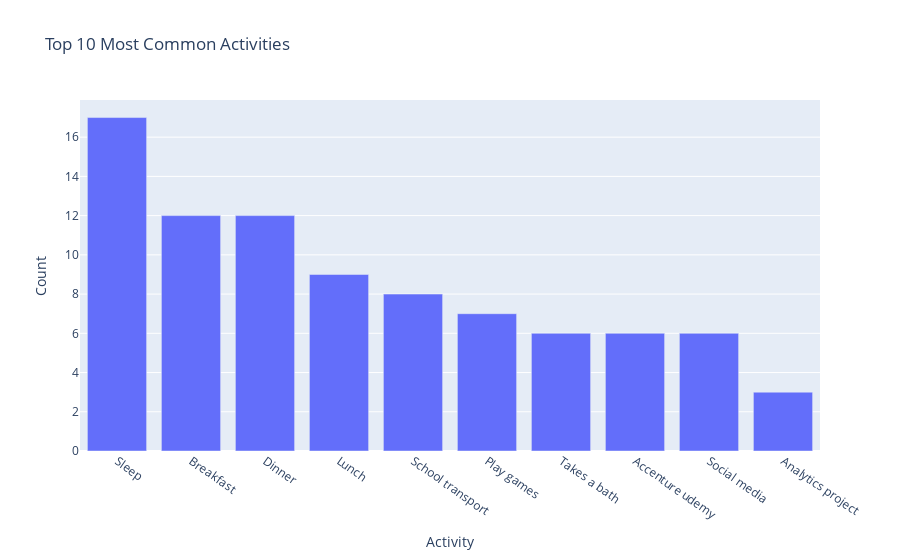

Notebook cell for this chart:
### Code cell
# Group by 'Activity Description' and count the occurrences
activity_counts = df['Activity Description'].value_counts().reset_index()

# Rename the columns for clarity
activity_counts.columns = ['Activity', 'Count']

# Select the top 10 most common activities
top_10_activities = activity_counts.head(10)

# Create an interactive bar chart for the top 10 activities
fig3 = px.bar(top_10_activities, x='Activity', y='Count',
              title='Top 10 Most Common Activities',
              labels={'Activity': 'Activity', 'Count': 'Count'})

# Add axis labels and rotate x-axis labels for better readability
fig3.update_layout(xaxis_title='Activity', yaxis_title='Count')
fig3.update_xaxes(tickangle=35)

# Show the interactive bar chart
fig3.show()

### Figure 1 — Plotly figure (JSON) as saved in the notebook; plotly's stock layout.template omitted (floating-point values rounded to 4 significant figures)
{"data": [{"alignmentgroup": "True", "hovertemplate": "Activity=%{x}<br>Count=%{y}<extra></extra>", "legendgroup": "", "marker": {"color": "#636efa", "pattern": {"shape": ""}}, "name": "", "offsetgroup": "", "orientation": "v", "showlegend": false, "textposition": "auto", "type": "bar", "x": ["Sleep", "Breakfast", "Dinner", "Lunch", "School transport", "Play games", "Takes a bath", "Accenture udemy", "Social media", "Analytics project"], "xaxis": "x", "y": [17, 12, 12, 9, 8, 7, 6, 6, 6, 3], "yaxis": "y"}], "layout": {"barmode": "relative", "legend": {"tracegroupgap": 0}, "title": {"text": "Top 10 Most Common Activities"}, "xaxis": {"anchor": "y", "domain": [0, 1], "tickangle": 35, "title": {"text": "Activity"}}, "yaxis": {"anchor": "x", "domain": [0, 1], "title": {"text": "Count"}}}}
